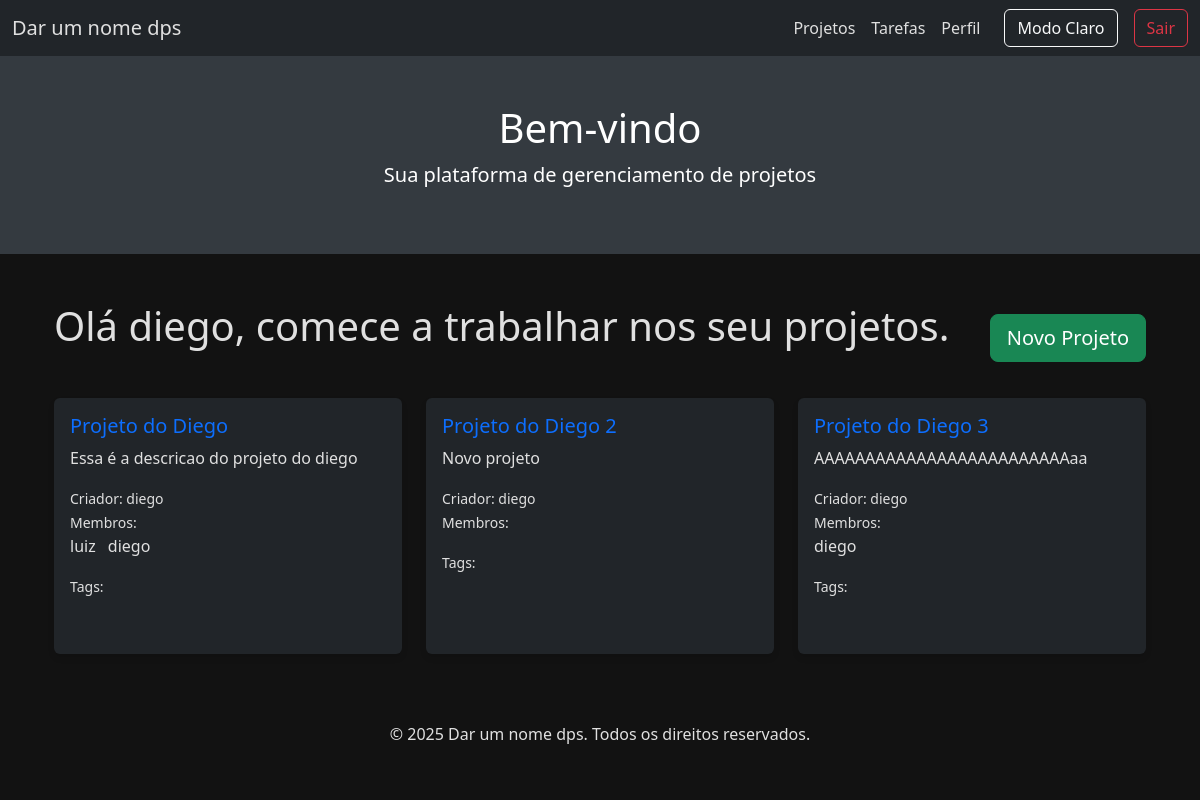
/ (signed in), run on the app's committed database.
### controle_tarefa/models.py (models this page shows, shortened)
class Projeto(models.Model):
    nome = models.CharField(max_length=200)
    descricao = models.TextField(blank=True, null=True)
    criador = models.ForeignKey(User, on_delete=models.CASCADE, related_name='projetos_criados')
    membros = models.ManyToManyField(User, related_name='projetos', blank=True)
    data_criacao = models.DateTimeField(auto_now_add=True)
    tags = models.ManyToManyField(Tag, related_name='projetos', blank=True)

### controle_tarefa/views.py (the view)
# urls.py: path('', views.projetos, name='projetos'),
@login_required(login_url='/auth/login')
def projetos(request):
    usuario_logado = request.user
    projetos_do_usuario = Projeto.objects.filter(criador=usuario_logado) | Projeto.objects.filter(membros=usuario_logado)
    projetos_do_usuario = projetos_do_usuario.distinct()
    template = loader.get_template('projetos.html')
    return HttpResponse(template.render({'user': usuario_logado, 'projetos_do_usuario': projetos_do_usuario}))

### controle_tarefa/templates/projetos.html (shortened to what this page needs)
{% extends 'base.html' %}
{% block content %}
<div class="container my-5">
    <div class="d-flex justify-content-between align-items-center mb-4">
        <h1 class="mb-4">Olá {{ user.username }}, comece a trabalhar nos seu projetos.</h1>
        <a href="{% url 'adicionar_projeto' %}" class="btn btn-success btn-lg">
             Novo Projeto
        </a>
    </div>
    <div class="row">
        {% for projeto in projetos_do_usuario %}
        <div class="col-md-4">
            <div class="card h-100">
                <div class="card-body">
                    <h5 class="card-title">
                        <a href="{% url 'projeto_detalhes' projeto.id %}" class="text-decoration-none">{{ projeto.nome }}</a>
                    </h5>
                    <p class="card-text">{{ projeto.descricao }}</p>
                    <div>
                        <small>Criador: {{ projeto.criador.username }}</small>
                        <br>
                        <small>Membros:</small>
                        <ul class="list-inline">
                            {% for membro in projeto.membros.all %}
                            <li class="list-inline-item">{{ membro.username }}</li>
                            {% endfor %}
                        </ul>
                        <small>Tags:</small>
                    </div>
                </div>
            </div>
        </div>
        {% endfor %}
    </div>
</div>
{% endblock %}

### controle_tarefa/templates/base.html (shortened to what this page needs)
<!DOCTYPE html>
<html lang="pt-br">
<head>
    <link href="https://cdn.jsdelivr.net/npm/bootstrap@5.3.0-alpha1/dist/css/bootstrap.min.css" rel="stylesheet">
</head>
<body>
    <nav class="navbar navbar-expand-lg">
        <div class="container-fluid">
            <a class="navbar-brand" href="#">Dar um nome dps</a>
            <div class="collapse navbar-collapse" id="navbarNav">
                <ul class="navbar-nav ms-auto">
                    <li class="nav-item">
                        <a class="nav-link" href="{% url 'projetos' %}">Projetos</a>
                    </li>
                    <li class="nav-item">
                        <a class="nav-link" href="#">Tarefas</a>
                    </li>
                    <li class="nav-item">
                        <a class="nav-link" href="#">Perfil</a>
                    </li>
                </ul>
                <button id="toggleTheme" class="btn btn-outline-light ms-3">Modo Claro</button>
                {% if user.is_authenticated %}
                <a href="{% url 'logout' %}" class="btn btn-outline-danger ms-3">Sair</a>
                {% endif %}
            </div>
        </div>
    </nav>
    <header class="text-white text-center py-5" style="background-color: #343a40;">
        <div class="container">
            <h1>Bem-vindo</h1>
            <p class="lead">Sua plataforma de gerenciamento de projetos</p>
        </div>
    </header>
    <div class="container my-5">
        {% block content %}
        {% endblock %}
    </div>
    <footer class="footer">
        <div class="container">
            <p>&copy; 2025 Dar um nome dps. Todos os direitos reservados.</p>
        </div>
    </footer>
</body>
</html>

### controle_tarefa/templates/base.html (style rules this page uses)
:root { --bg-color-dark: #121212; --text-color-dark: #e0e0e0; --navbar-color-dark: #212529; --card-bg-color-dark: #212529; --bg-color-light: #f8f9fa; --text-color-light: #212529; --navbar-color-light: #e9ecef; --card-bg-color-light: #ffffff; }
body { background-color: var(--bg-color-dark); color: var(--text-color-dark); transition: background-color 0.3s, color 0.3s; }
.navbar { background-color: var(--navbar-color-dark); transition: background-color 0.3s; }
.navbar-brand, .nav-link { color: var(--text-color-dark) !important; transition: color 0.3s; }
.footer { background-color: var(--bg-color-dark); color: var(--text-color-dark); padding: 20px 0; text-align: center; }
.card { background-color: var(--card-bg-color-dark); border: none; box-shadow: 0 4px 6px rgba(0, 0, 0, 0.1); margin-bottom: 1.5rem; color: var(--text-color-dark); }

### data on the page
Projeto: nome "Projeto do Diego", descricao "Essa é a descricao do projeto do diego", criador.username "diego"
Projeto: nome "Projeto do Diego 2", descricao "Novo projeto", criador.username "diego"
Projeto: nome "Projeto do Diego 3", descricao "AAAAAAAAAAAAAAAAAAAAAAAAAaa", criador.username "diego"

### other printed values
{{ user.username }} "diego"
{{ membro.username }} "luiz"
{{ membro.username }} "diego"
